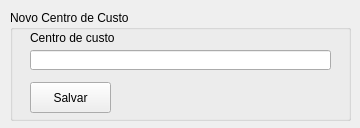
<?xml version="1.0" encoding="UTF-8"?>
<ui version="4.0">
 <class>MainWindow</class>
 <widget class="QMainWindow" name="MainWindow">
  <property name="geometry">
   <rect>
    <x>0</x>
    <y>0</y>
    <width>360</width>
    <height>128</height>
   </rect>
  </property>
  <property name="windowTitle">
   <string>Centro de custo</string>
  </property>
  <widget class="QWidget" name="centralwidget">
   <widget class="QGroupBox" name="groupBox">
    <property name="geometry">
     <rect>
      <x>10</x>
      <y>10</y>
      <width>341</width>
      <height>111</height>
     </rect>
    </property>
    <property name="title">
     <string>Novo Centro de Custo</string>
    </property>
    <widget class="QLineEdit" name="txtCentro">
     <property name="geometry">
      <rect>
       <x>20</x>
       <y>40</y>
       <width>301</width>
       <height>20</height>
      </rect>
     </property>
    </widget>
    <widget class="QPushButton" name="btnSalvar">
     <property name="geometry">
      <rect>
       <x>20</x>
       <y>72</y>
       <width>81</width>
       <height>31</height>
      </rect>
     </property>
     <property name="text">
      <string>Salvar</string>
     </property>
     <property name="icon">
      <iconset>
       <normaloff>icones/floppy-disk_1311670.png</normaloff>icones/floppy-disk_1311670.png</iconset>
     </property>
    </widget>
    <widget class="QLabel" name="label">
     <property name="geometry">
      <rect>
       <x>20</x>
       <y>20</y>
       <width>121</width>
       <height>16</height>
      </rect>
     </property>
     <property name="text">
      <string>Centro de custo</string>
     </property>
    </widget>
   </widget>
  </widget>
 </widget>
 <resources/>
 <connections/>
</ui>
